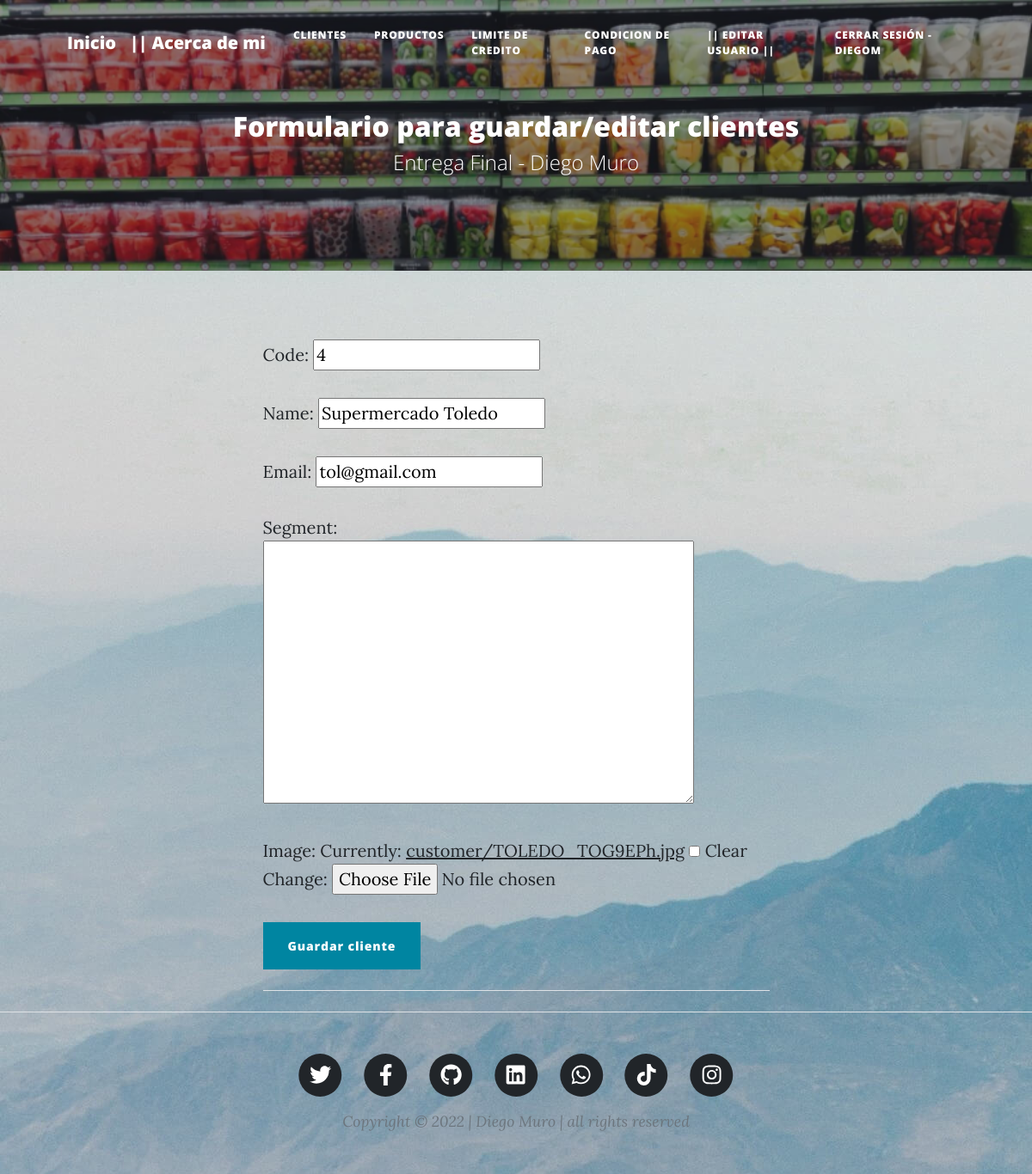
The app's page /customer/customer/15/update/ (signed in) with its own data.
### customer/models.py (models this page shows, shortened)
class Customer(models.Model):
    code = models.IntegerField(null=False, blank=False)
    name = models.CharField(max_length=40, null=False, blank=False)
    email = models.EmailField()
    segment = RichTextField(null=True, blank=True)
    image = models.ImageField(upload_to='customer', null=True, blank=True)
    owner = models.ForeignKey(User, on_delete=models.CASCADE)
    comments = models.ManyToManyField(
        User, through="Comment", related_name="comments_owned"
    )
    created_at = models.DateTimeField(auto_now_add=True)
    updated_at = models.DateTimeField(auto_now=True)
    class Meta:
        unique_together = (
            "code",
            "name",
        )
        ordering = ["-created_at"]

### customer/views.py (the view, shortened to what this page needs)
# urls.py: path("customer/<int:pk>/update/", views.CustomerUpdateView.as_view(), name="customer-update"),
class CustomerUpdateView(LoginRequiredMixin, UpdateView):
    model = Customer
    fields = ["code", "name", "email", "segment", "image"]

### customer/templates/customer/customer_form.html (shortened to what this page needs)
{% extends "home/index.html" %}
{% load static %}
{% block tp_final_header %}
<header class="masthead" style="background-image: url('/static/home/assets/img/cadena_de_frio.jpg')">
    <div class="container position-relative px-4 px-lg-5">
        <div class="row gx-4 gx-lg-5 justify-content-center">
            <div class="col-md-15 col-lg-16 col-xl-14">
                <div class="site-heading">
                    <h2>Formulario para guardar/editar clientes</h2>
                    <span class="subheading">Entrega Final - Diego Muro</span>
                </div>
            </div>
        </div>
    </div>
</header>
{% endblock %}
{% block tp_final_content %}
    <div>
        <form action="" method="POST" enctype="multipart/form-data">
            {{ form.as_p }}
            <input type="submit" class="btn btn-primary" value="Guardar cliente" />
        </form>
    </div>
    <hr class="my-4" />
{% endblock %}

### home/templates/home/index.html (shortened to what this page needs)
<!DOCTYPE html>
<html lang="en">
    <head>
        {% load static %}
        <link href="{% static 'home/css/styles.css' %}" rel="stylesheet" />
    </head>
    <body style="background-image: url('../../static/home/assets/img/header-light.jpg')">
        <nav class="navbar navbar-expand-lg navbar-light topbar" id="mainNav">
            <div class="container px-4 px-lg-5">
                <a class="navbar-brand" href="{% url 'home:index' %}">Inicio</a>
                <a class="navbar-brand" href="{% url 'home:index' %}">||  Acerca de mi</a>
                <div class="collapse navbar-collapse" id="navbarResponsive">
                    <ul class="navbar-nav ms-auto py-4 py-lg-0">
                        <li class="nav-item"><a class="nav-link px-lg-3 py-3 py-lg-4" href="{% url 'customer:customer-list' %}">Clientes</a></li>
                        <li class="nav-item"><a class="nav-link px-lg-3 py-3 py-lg-4" href="{% url 'product:product-list' %}">Productos</a></li>
                        <li class="nav-item"><a class="nav-link px-lg-3 py-3 py-lg-4" href="{% url 'credit:credit-list' %}">Limite de credito</a></li>
                        <li class="nav-item"><a class="nav-link px-lg-3 py-3 py-lg-4" href="{% url 'payment:payment-list' %}">Condicion de pago</a></li>
                        {% if user.is_authenticated %}
                        <li class="nav-item"><a class="nav-link px-lg-3 py-3 py-lg-4" href="{% url 'home:user-update' %}">|| Editar usuario ||</a></li>
                        <li class="nav-item"><a class="nav-link px-lg-3 py-3 py-lg-4" href="{% url 'logout' %}">Cerrar Sesión - {{ user.username }}</a></li>
                        {% else %}
                        <li class="nav-item"><a class="nav-link px-lg-3 py-3 py-lg-4" href="{% url 'login' %}">Iniciar Sesión</a></li>
                        {% endif %}
                    </ul>
                </div>
            </div>
        </nav>
        {% block tp_final_header %}{% endblock %}
        <div class="container px-4 px-lg-5">
            <div class="row gx-4 gx-lg-5 justify-content-center">
                <div class="col-md-10 col-lg-8 col-xl-7">
                    {% block tp_final_content %}{% endblock %}
                </div>
            </div>
        </div>
        <footer class="border-top">
            <div class="container px-4 px-lg-5">
                <div class="row gx-4 gx-lg-5 justify-content-center">
                    <div class="col-md-10 col-lg-8 col-xl-7">
                        <ul class="list-inline text-center">
                            <li class="list-inline-item">
                                <a href="https://twitter.com/">
                                    <span class="fa-stack fa-lg">
                                        <i class="fas fa-circle fa-stack-2x"></i>
                                        <i class="fab fa-twitter fa-stack-1x fa-inverse"></i>
                                    </span>
                                </a>
                            </li>
                            <li class="list-inline-item">
                                <a href="https://es-la.facebook.com/">
                                    <span class="fa-stack fa-lg">
                                        <i class="fas fa-circle fa-stack-2x"></i>
                                        <i class="fab fa-facebook-f fa-stack-1x fa-inverse"></i>
                                    </span>
                                </a>
                            </li>
                            <li class="list-inline-item">
                                <a href="https://github.com/">
                                    <span class="fa-stack fa-lg">
                                        <i class="fas fa-circle fa-stack-2x"></i>
                                        <i class="fab fa-github fa-stack-1x fa-inverse"></i>
                                    </span>
                                </a>
                            </li>
                            <li class="list-inline-item">
                                <a href="https://ar.linkedin.com/">
                                    <span class="fa-stack fa-lg">
                                        <i class="fas fa-circle fa-stack-2x"></i>
                                        <i class="fab fa-linkedin fa-stack-1x fa-inverse"></i>
                                    </span>
                                </a>
                            </li>
                            <li class="list-inline-item">
                                <a href="https://www.whatsapp.com/">
                                    <span class="fa-stack fa-lg">
                                        <i class="fas fa-circle fa-stack-2x"></i>
                                        <i class="fab fa-whatsapp fa-stack-1x fa-inverse"></i>
                                    </span>
                                </a>
                            </li>
                            <li class="list-inline-item">
                                <a href="https://www.tiktok.com/es/">
                                    <span class="fa-stack fa-lg">
                                        <i class="fas fa-circle fa-stack-2x"></i>
                                        <i class="fab fa-tiktok fa-stack-1x fa-inverse"></i>
                                    </span>
                                </a>
                            </li>
                            <li class="list-inline-item">
                                <a href="https://www.instagram.com/">
                                    <span class="fa-stack fa-lg">
                                        <i class="fas fa-circle fa-stack-2x"></i>
                                        <i class="fab fa-instagram fa-stack-1x fa-inverse"></i>
                                    </span>
                                </a>
                            </li>
                        </ul>
                        <div class="small text-center text-muted fst-italic">Copyright &copy; 2022 | Diego Muro | all rights reserved</div>
                    </div>
                </div>
            </div>
        </footer>
    </body>
</html>

### records on screen
Customer: code "4", name "Supermercado Toledo", email "tol@gmail.com"

### other values on screen
{{ user.username }} "DIEGOM"
